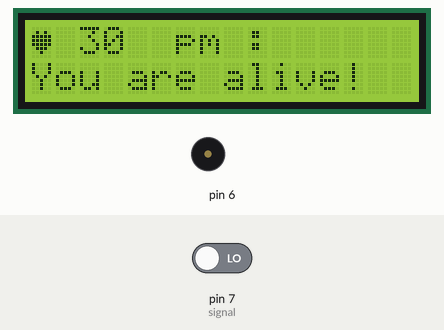
Simulated run of this sketch. Board: Arduino Uno, built with avr-gcc and run on an emulated ATmega328P. On the bench: 16×2 character LCD, buzzer (waves = sounding). Inputs (shaded band) come from the test bench; at power-on: pin 7 (signal) LOW.

Above: at 1.2 s.
1.3 s: pin 7 (signal) driven HIGH
At 2.3 s:
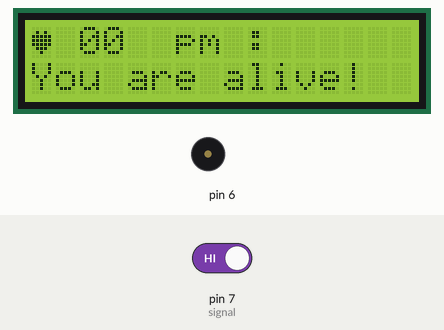
At 3.9 s:
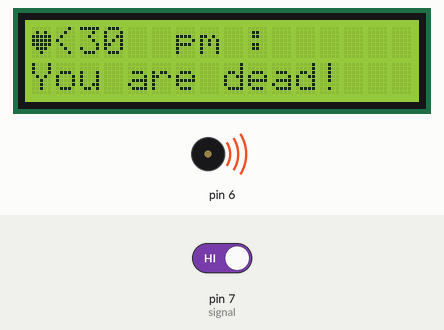
Timing chart, 0 to 5.4 s (numbered marks = the images above; inputs shaded):
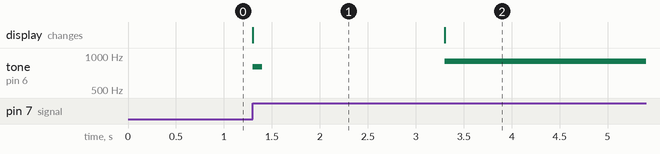

The sketch:

electrocardiograph.ino
```cpp
// This program reads the incoming signal from the electrocardiograph and outputs the heart rate

// Pin D7 is connected to the signal input
// Pin D6 is connected to a mini-speaker
// For the connection to the liquid crystal display, see the LiquidCrystal Librairy

// External variables
const int  signal = 7;    // Pin connected to the filtered signal from the circuit
unsigned long time;
unsigned long frequency;

// Internal variables
int period = 2000;
int starttime = 2000;
int input = 0;
int lastinput = 0;
unsigned long death = 0;

// include the library code:
#include <LiquidCrystal.h>

// initialize the library with the numbers of the interface pins
LiquidCrystal lcd(12, 11, 5, 4, 3, 2);

byte heart[8] = {
  0b00000,
  0b01010,
  0b11111,
  0b11111,
  0b11111,
  0b01110,
  0b00100,
  0b00000
};

void setup()
{
  pinMode(signal, INPUT);
  lcd.createChar(1, heart);
  // set up the LCD's number of columns and rows:
  lcd.begin(16, 2);
  // Print a message to the LCD.
  lcd.write(1);
  lcd.setCursor(1,0);
  lcd.print("    bpm :       ");
  lcd.setCursor(0,1);
  lcd.print("You are         ");
}

void loop()
{
  lcd.setCursor(1,0);
  time = millis();
  input = digitalRead(signal);

  if ((input != lastinput)&&(input == HIGH))
  {
    // If the pin state has just changed from low to high (edge detector)
     period = time - starttime; // Compute the time between the previous beat and the one that has just been detected
     starttime = time; // Define the new time reference for the next period computing
     death = time;
     tone(6,800,100); // Output a short "bip" through the speaker
  }
  lastinput = input; // Save the current pin state for comparison at the next loop iteration

  if (period < 0)
  {
    frequency = 0;
  }
  else
  {
    frequency = 60000/period; // Compute the heart rate in beats per minute (bpm) with the period in milliseconds
    Serial.println(frequency);
  }

  if ((time - death) > 2000)
  { // Detect if there is no beat after more than 2 seconds
    tone(6,900); // Output a continuous tone to the speaker
    lcd.print("<30");
    lcd.setCursor(8,1);
    lcd.print("dead!   ");
  }
  else
  {
    char freq[3];

    if (frequency/100 == 0)
    {
      freq[0] = 32; // Print a space to the first character if the frequency is below 100 bpm
    }
    else
    {
      freq[0] = frequency/100+48; // Sort the hundreds character and convert it in ASCII
    }
    freq[1] = (frequency/10)%10+48; // Sort the thents character and convert it in ASCII
    freq[2] = frequency%10+48; // Sort the units character and convert it in ASCII

    lcd.print(freq);
    lcd.setCursor(8,1);
    lcd.print("alive! ");
  }
}
```

Measured:
- after the input at 1.3 s, tone on pin 6: silent → 800 Hz at once, → silent 0.10 s later, → 900 Hz 1.9 s later; the display: changes at once (image 1)
- what the display in image 1 shows lasts 2.0 s, from 1.3 s to 3.3 s
